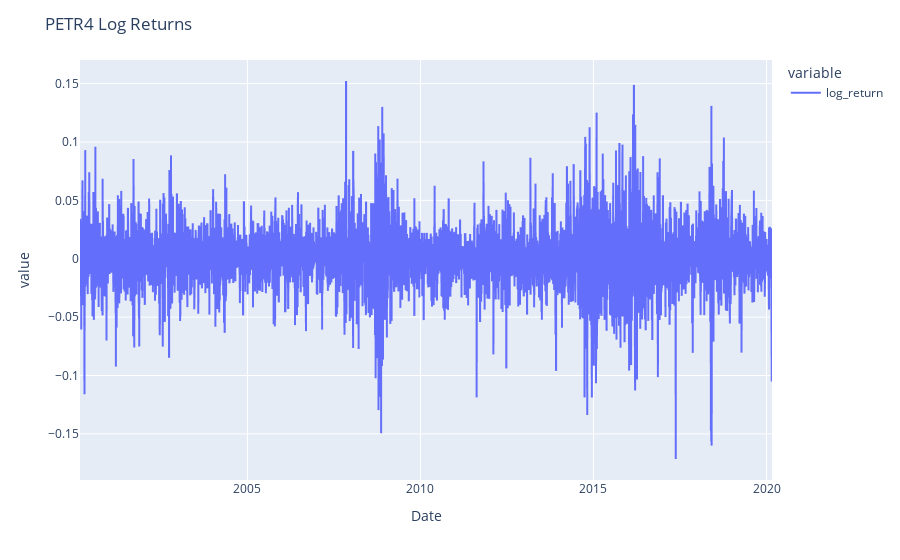

Notebook code for this chart:
### Code cell
petr4['log_return'] = np.log(petr4['Adj Close']/petr4['Adj Close'].shift(1))
fig = px.line(petr4['log_return'], facet_col_wrap=1)
fig.update_yaxes(matches=None)
fig.update_layout(
    title={
        'text': "PETR4 Log Returns"})
fig.show()

### Figure 1 — Plotly figure (JSON) as saved in the notebook; plotly's stock layout.template omitted (floating-point values rounded to 4 significant figures; data arrays with more than 128 entries replaced by an {"elided": "..."} marker saying what was removed)
{"data": [{"hovertemplate": "variable=log_return<br>Date=%{x}<br>value=%{y}<extra></extra>", "legendgroup": "log_return", "line": {"color": "#636efa", "dash": "solid"}, "marker": {"symbol": "circle"}, "mode": "lines", "name": "log_return", "showlegend": true, "type": "scattergl", "x": {"elided": "5031 str values"}, "xaxis": "x", "y": {"elided": "5031 float values"}, "yaxis": "y"}], "layout": {"legend": {"title": {"text": "variable"}, "tracegroupgap": 0}, "margin": {"t": 60}, "title": {"text": "PETR4 Log Returns"}, "xaxis": {"anchor": "y", "domain": [0, 1], "title": {"text": "Date"}}, "yaxis": {"anchor": "x", "domain": [0, 1], "title": {"text": "value"}}}}
